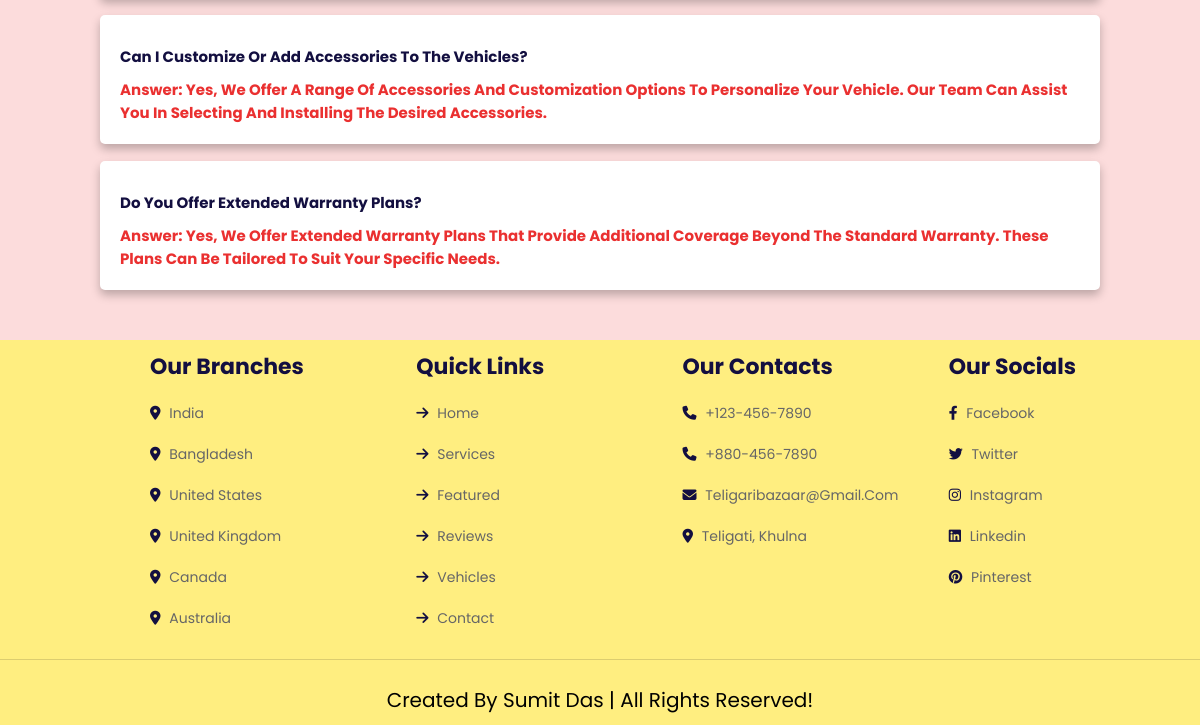
/FAQ.php (signed in, lower part), run on an earlier commit of the app's database.
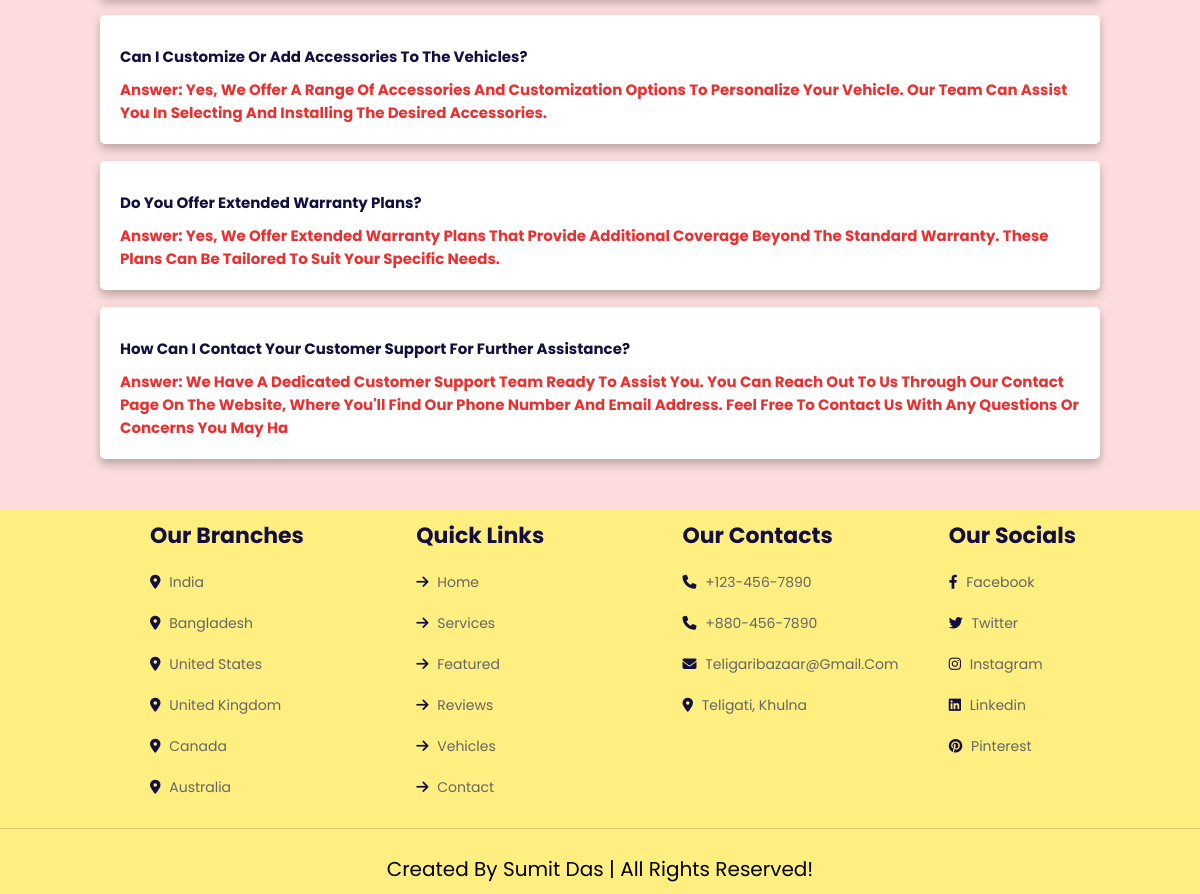
And on a later commit of the database.
### tables this page shows
CREATE TABLE `faq` (
  `qs` varchar(255) NOT NULL,
  `ans` varchar(255) NOT NULL
);

### FAQ.php (the view, shortened to what this page needs)
<?php
@include 'config.php';
$sql = "SELECT * FROM faq";
$result = $conn->query($sql);
$faq = array();
if ($result->num_rows > 0) {
    while ($row = $result->fetch_assoc()) {
        $faq[] = $row;
    }
}
?>
<!DOCTYPE html>
<html>
<head>
    <link rel="stylesheet" href="https://cdn.jsdelivr.net/npm/swiper@9/swiper-bundle.min.css" />
    <link rel="stylesheet" href="https://cdnjs.cloudflare.com/ajax/libs/font-awesome/6.4.0/css/all.min.css">
    <link rel="stylesheet" href="teligari_controller.css">
</head>
<body>
    <div class="faq-container">
    <?php foreach ($faq as $faq): ?>
        <div class="qs">
            <div class="content">
                <h3><?php echo $faq['qs']; ?></h3>
                <h4><?php echo $faq['ans']; ?></h4>
            </div>
        </div>
            <?php endforeach; ?>
    </div>
    <section class="footer">
        <div class="box-container">
            <div class="box">
                <h3>Our branches</h3>
                <a href="#"><i class="fas fa-map-marker-alt"></i> India  </a>
                <a href="#"><i class="fas fa-map-marker-alt"></i> Bangladesh </a>
                <a href="#"><i class="fas fa-map-marker-alt"></i> United States </a>
                <a href="#"><i class="fas fa-map-marker-alt"></i> United Kingdom </a>
                <a href="#"><i class="fas fa-map-marker-alt"></i> Canada </a>
                <a href="#"><i class="fas fa-map-marker-alt"></i> Australia </a>
            </div>
            <div class="box">
                <h3>Quick links</h3>
                <a href="#home"><i class="fas fa-arrow-right"></i> home </a>
                <a href="#services"><i class="fas fa-arrow-right"></i> services </a>
                <a href="#features"><i class="fas fa-arrow-right"></i> featured </a>
                <a href="#reviews"><i class="fas fa-arrow-right"></i> reviews </a>
                <a href="#vehicles"><i class="fas fa-arrow-right"></i> vehicles </a>
                <a href="#contact"><i class="fas fa-arrow-right"></i> contact </a>
            </div>
            <div class="box">
                <h3>Our Contacts</h3>
                <a href="#"><i class="fas fa-phone"></i> +123-456-7890 </a>
                <a href="#"><i class="fas fa-phone"></i> +880-456-7890 </a>
                <a href="#"><i class="fas fa-envelope"></i> teligaribazaar@gmail.com </a>
                <a href="https://goo.gl/maps/TYBkx1Zyn6mCJZJL7"><i class="fas fa-map-marker-alt"></i> Teligati, Khulna</a>
            </div>
            <div class="box">
                <h3>Our Socials</h3>
                <a href="https://www.facebook.com/Mar4KoV"><i class="fab fa-facebook-f"></i> facebook </a>
                <a href="https://twitter.com/_su_mit_77"><i class="fab fa-twitter"></i> twitter </a>
                <a href="https://www.instagram.com/su._.mit_____/"><i class="fab fa-instagram"></i> instagram </a>
                <a href="https://www.linkedin.com/in/sumitdas77/"><i class="fab fa-linkedin"></i> linkedin </a>
                <a href="https://www.pinterest.com/sumitsd123471/"><i class="fab fa-pinterest"></i> pinterest </a>
            </div>
        </div>
        <div class="credit">Created by Sumit Das | all rights reserved!</div>
    </section>
</body>
</html>

What changed in the data, as far as the page shows it:
added faq: qs "How Can I Contact Your Customer Support For Further Assistance?", ans "Answer: We Have A Dedicated Customer Support Team Ready To Assist You. You Can Reach Out To Us Through Our Contact Page On The Website, Where You'll Find Our Phone Number And Email Address. Feel Free To Contact Us With Any Questions Or Concerns You May Ha"
